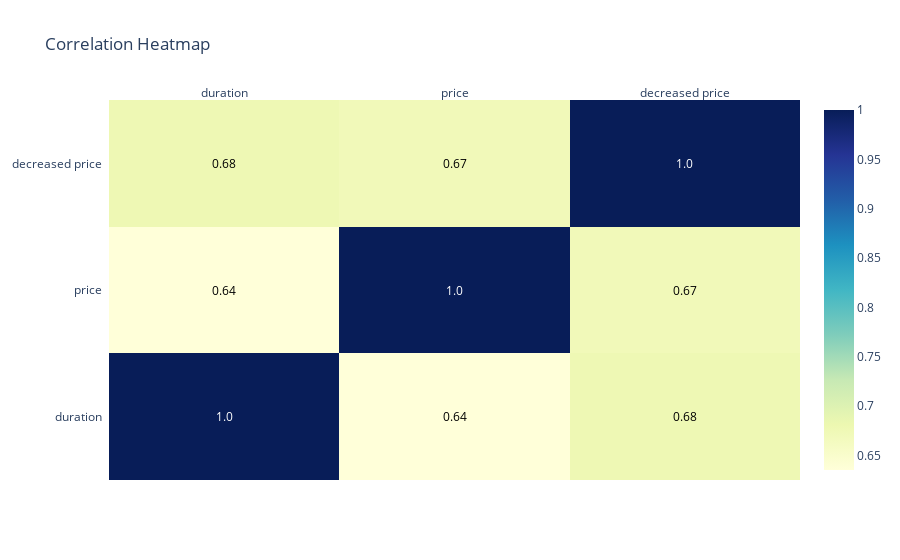

Here is the notebook cell this chart was saved with:
### Code cell
import plotly.figure_factory as ff

# drop the country code column and airline column
data_1 = data.drop('country code', axis=1)

# Compute the correlation matrix
corr_matrix = data_1.corr(numeric_only=True)

# Heatmap
fig = ff.create_annotated_heatmap(
    z=corr_matrix.values,
    x=list(corr_matrix.columns),
    y=list(corr_matrix.index),
    colorscale='YlGnBu',
    showscale=True,
    annotation_text=corr_matrix.round(2).values
)

fig.update_layout(title='Correlation Heatmap')
fig.show()

### Figure 1 — Plotly figure (JSON) as saved in the notebook; plotly's stock layout.template omitted (floating-point values rounded to 4 significant figures)
{"data": [{"colorscale": [[0, "rgb(255,255,217)"], [0.125, "rgb(237,248,177)"], [0.25, "rgb(199,233,180)"], [0.375, "rgb(127,205,187)"], [0.5, "rgb(65,182,196)"], [0.625, "rgb(29,145,192)"], [0.75, "rgb(34,94,168)"], [0.875, "rgb(37,52,148)"], [1, "rgb(8,29,88)"]], "reversescale": false, "showscale": true, "type": "heatmap", "x": ["duration", "price", "decreased price"], "y": ["duration", "price", "decreased price"], "z": [[1, 0.6352, 0.6777], [0.6352, 1, 0.6715], [0.6777, 0.6715, 1]]}], "layout": {"annotations": [{"font": {"color": "#FFFFFF"}, "showarrow": false, "text": "1.0", "x": "duration", "xref": "x", "y": "duration", "yref": "y"}, {"font": {"color": "#000000"}, "showarrow": false, "text": "0.64", "x": "price", "xref": "x", "y": "duration", "yref": "y"}, {"font": {"color": "#000000"}, "showarrow": false, "text": "0.68", "x": "decreased price", "xref": "x", "y": "duration", "yref": "y"}, {"font": {"color": "#000000"}, "showarrow": false, "text": "0.64", "x": "duration", "xref": "x", "y": "price", "yref": "y"}, {"font": {"color": "#FFFFFF"}, "showarrow": false, "text": "1.0", "x": "price", "xref": "x", "y": "price", "yref": "y"}, {"font": {"color": "#000000"}, "showarrow": false, "text": "0.67", "x": "decreased price", "xref": "x", "y": "price", "yref": "y"}, {"font": {"color": "#000000"}, "showarrow": false, "text": "0.68", "x": "duration", "xref": "x", "y": "decreased price", "yref": "y"}, {"font": {"color": "#000000"}, "showarrow": false, "text": "0.67", "x": "price", "xref": "x", "y": "decreased price", "yref": "y"}, {"font": {"color": "#FFFFFF"}, "showarrow": false, "text": "1.0", "x": "decreased price", "xref": "x", "y": "decreased price", "yref": "y"}], "title": {"text": "Correlation Heatmap"}, "xaxis": {"dtick": 1, "gridcolor": "rgb(0, 0, 0)", "side": "top", "ticks": ""}, "yaxis": {"dtick": 1, "ticks": "", "ticksuffix": "  "}}}
